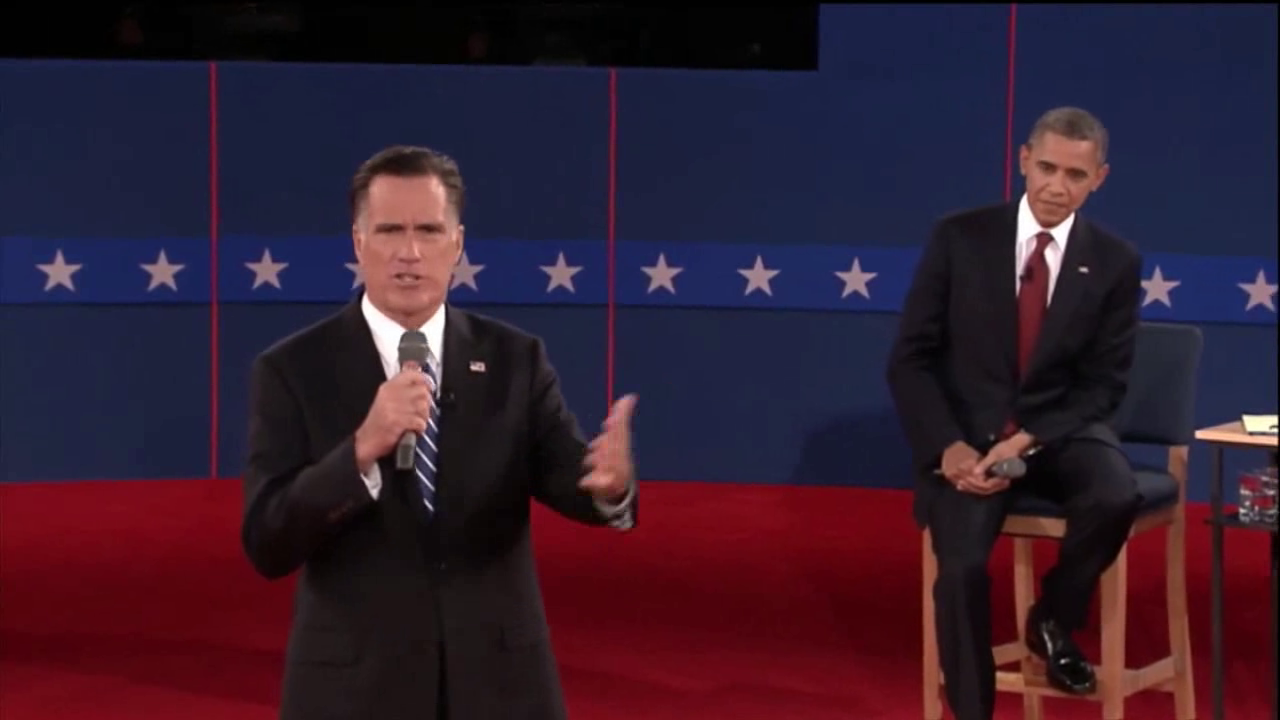
#> input picture frame 31 of p6_particle_filter/input/pres_debate.avi, 1280 x 720 px
$ python main_naive_tracking.py
#> lines starting #> are read from the running program, lines starting #| are printed output that depends on the picture
### p6_particle_filter/ps6_functions.py
#!/usr/bin/env python3
# -*- coding: utf-8 -*-
"""
Created on Wed Oct 10 10:30:10 2018

@author: jinzhao
"""
import cv2
import numpy as np

# [8 lines left out: function img_show, not called in this run]

def get_frame(video_path, idx_frame):
#> called with video_path = 'input/pres_debate.avi', idx_frame = 0
    cap = cv2.VideoCapture(video_path)

    n_frame = int(cap.get(cv2.CAP_PROP_FRAME_COUNT))
    if idx_frame >= n_frame:
        raise ValueError('Invalid frame index!')

    count = 0
    while(True):
        ret, frame = cap.read()
#> frame is the input picture: shape (720, 1280, 3); mean B, G, R 46.7, 29.3, 51.1
        if count == idx_frame:
            return frame
        count += 1

def load_file(file_name):
#> called with file_name = 'input/pres_debate.txt'
    file = open(file_name, 'r')
#> (reads p6_particle_filter/input/pres_debate.txt from the repository)
    pos = np.float64(file.readline().strip().split())
    size = np.float64(file.readline().strip().split())
    file.close()
    pos = pos.astype('int64')
    size = size.astype('int64')
    x_min, y_min = pos
    size_x, size_y = size
    return x_min, y_min, size_x, size_y

# [34 lines left out: functions draw_bounding_box, visualize_frame_naive, visualize_frame, not called in this run]


# ------ ------ ------ ------ ------ ------ ------ ------ ------ ------ ------ ------ ------ ------ ------
class Particle:
    def __init__(self, state, weight):
        self.state = state
        self.weight = weight
    def normalize_weight(self, sum_weight):
        self.weight /= sum_weight

class ParticleTracker:
    def __init__(self, model, sample_space, std_control=10, n_particles=100, std_MSE=20, alpha = 0):
        self.model = model
        self.sample_space = sample_space

        self.std_control = std_control
        self.n_particles = n_particles
        self.std_MSE = std_MSE
        self.alpha = alpha

        self.init_particles()

    def init_particles(self):
        self.S = [0] * self.n_particles
        x_min, y_min, x_max, y_max = self.sample_space # Caution the order
        for i in range(self.n_particles):
            state = np.array([[np.random.uniform(x_min, x_max)], \
                     [np.random.uniform(y_min, y_max)]])
            weight = 1 / self.n_particles
            particle = Particle(state, weight)
            self.S[i] = particle

    def update(self, frame): # refer to the slide
        S_tmp = [0] * self.n_particles # will store the updated particle temporarily
        sum_weight = 0
        for i in range(self.n_particles):
            idx_particle = self.particle_resample()
            state = self.particle_control(idx_particle, frame)
            weight = self.compute_importance_weight(state, frame)
            sum_weight += weight
            S_tmp[i] = Particle(state, weight)
        for i in range(self.n_particles):
            particle = S_tmp[i]
            particle.normalize_weight(sum_weight) # Keep state but normalize the weight
            self.S[i] = particle
        if self.alpha != 0: # This condition is trivial. I put here just for future reference
            self.update_appearance_model(frame)
    def particle_resample(self):
        # Roulette wheel selection
        rand_weight = np.random.random_sample() # Return random floats in [0.0, 1.0)
        sum_weight = 0
        for idx in range(self.n_particles):
            particle = self.S[idx]
            sum_weight += particle.weight
            if sum_weight > rand_weight:
                return idx

    def particle_control(self, idx_particle, frame):
        noise = np.random.normal(0, self.std_control, (2, 1))
        particle = self.S[idx_particle]
        state = particle.state + noise

        state[0, 0] = np.clip(state[0, 0], 0, frame.shape[1])
        state[1, 0] = np.clip(state[1, 0], 0, frame.shape[0])
        state = state.astype('int64')

        return state

    def compute_importance_weight(self, state, frame):
        size_y, size_x = self.model.shape

        x_start = state[0, 0]-size_x//2
        y_start = state[1, 0]-size_y//2
        x_end = x_start + size_x
        y_end = y_start + size_y

        particle_patch = frame[y_start : y_end, x_start : x_end]

        if particle_patch.shape != self.model.shape:
            return 0
        else:
            MSE = np.mean((self.model - particle_patch)**2)
            weight = np.exp( - MSE / (2*self.std_MSE**2) )
            return weight

    # [24 lines left out: functions update_appearance_model, determine_best_state, not called in this run]

    def determine_weightedSum_state(self):
        best_state = np.zeros((2, 1))
        for i in range(self.n_particles):
            best_state += self.S[i].state * self.S[i].weight
        best_state = best_state.astype('int64')

        return best_state

    def compute_spreadOfDistribution(self):
        opt_state = self.determine_weightedSum_state()
        std = 0
        for i in range(self.n_particles):
            std += self.S[i].weight * np.linalg.norm(self.S[i].state - opt_state)

        return std

    def visualize_frame(self, frame):
        #opt_state = self.determine_best_state()
        opt_state = self.determine_weightedSum_state()
        std = self.compute_spreadOfDistribution()
        #1. Draw particles
        for particle in self.S:
            cv2.circle(frame, (particle.state[0], particle.state[1]), 1, (255, 0, 0), -1)

        #2. Draw the bounding box with weighted sum (optimal) particle
        size_y, size_x = self.model.shape
        x_start = opt_state[0] - size_x//2
        y_start = opt_state[1] - size_y//2

        cv2.circle(frame, (opt_state[0], opt_state[1]), 2, (0, 0, 255), -1)
        cv2.rectangle(frame, (x_start, y_start), (x_start+size_x, y_start+size_y), (0, 255, 0), 3) # UL corner -- DR corner

        #3. Draw the spread of the distribution
        cv2.circle(frame, (opt_state[0], opt_state[1]), int(std), (255, 255, 255), 0)

        return frame

# ------ ------ ------ ------ ------ ------ ------ ------ ------ ------ ------ ------
# [15 lines left out: function compare_hist, not called in this run]

class ParticleTracker_MSL:
    # [137 lines left out: functions __init__, init_particles, update, particle_resample, particle_control, compute_importance_weight and 5 more, not called in this run]


### p6_particle_filter/main_naive_tracking.py
#!/usr/bin/env python3
# -*- coding: utf-8 -*-
"""
Created on Wed Oct 10 09:30:37 2018

@author: jinzhao
"""

import cv2
import numpy as np
from ps6_functions import *
import time

if __name__ == "__main__":
    video_path = 'input/pres_debate.avi'
    cap = cv2.VideoCapture(video_path)

    # 1-a-1
    # ------------------------------------------------------------------------
    frame_init_rgb = get_frame(video_path, 0)
    x_start, y_start, size_x, size_y = load_file('input/pres_debate.txt')
    frame_draw = cv2.rectangle(frame_init_rgb, (x_start, y_start), (x_start+size_x, y_start+size_y), (0, 255, 0), 3) # UL corner -- DR corner
    #img_show([frame_draw])
    #cv2.imwrite('output/ps6-1-a-1.png', frame_draw[y_start:y_start+size_y, x_start:x_start+size_x])

    # 1-a-2,3,4
    # ------------------------------------------------------------------------
    frame_init = cv2.cvtColor(frame_init_rgb, cv2.COLOR_BGR2GRAY).astype('float64')
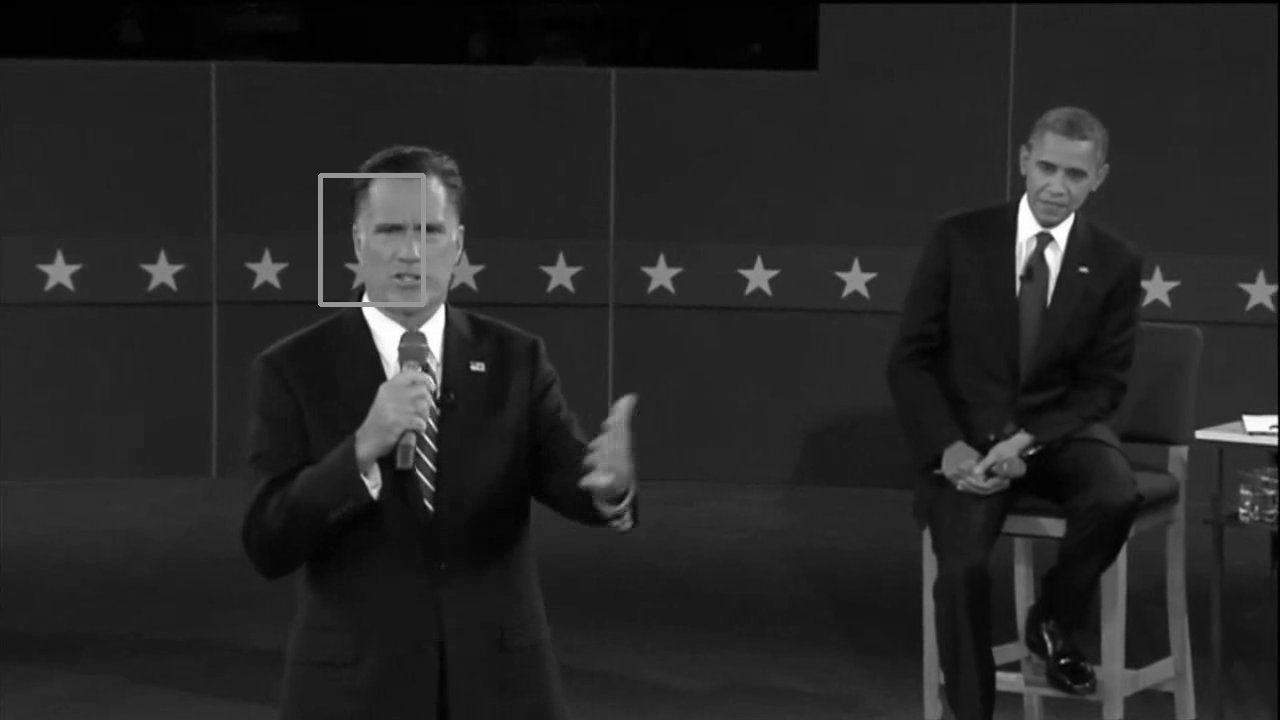
#> frame_init: shape (720, 1280) float64; min 0, max 255, mean 37.9
    model = frame_init[y_start:y_start+size_y, x_start:x_start+size_x]
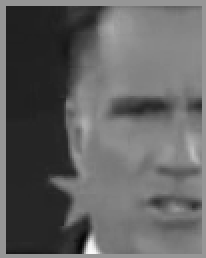
#> model: shape (129, 103) float64 (shown 2 times larger); min 5, max 250, mean 98.3

    width = cap.get(cv2.CAP_PROP_FRAME_WIDTH)
    height = cap.get(cv2.CAP_PROP_FRAME_HEIGHT)
    sample_space = (0, 0, width, height)

    #out = cv2.VideoWriter("output.avi", cv2.VideoWriter_fourcc(*"MJPG"), 30, (int(width), int(height)))
    tracker = ParticleTracker(model, sample_space)
    count = 0
    while(cap.isOpened()):
        ret, frame_rgb = cap.read()
        frame_gray = cv2.cvtColor(frame_rgb, cv2.COLOR_BGR2GRAY).astype('float64')
        if not ret:
            break # unsuccessful reading

        tracker.update(frame_gray)
#> the loop in update, `for i in range(self.n_particles):` made 100 passes
#> pass 1, in compute_importance_weight, `particle_patch = frame[y_start : y_end, x_start : x_end]`:
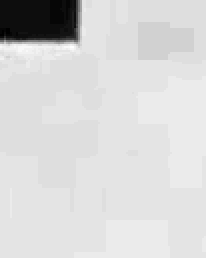
#> particle_patch: shape (129, 103) float64 (shown 2 times larger); min 1, max 40, mean 33.8; drawn with min black and max white
#> pass 3, in compute_importance_weight (call 3), `particle_patch = frame[y_start : y_end, x_start : x_end]`:
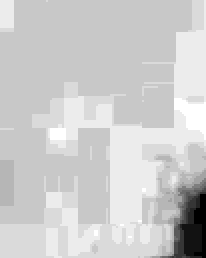
#> particle_patch: shape (129, 103) float64 (shown 2 times larger); min 26, max 40, mean 37.2; drawn with min black and max white
        frame_draw = tracker.visualize_frame(frame_rgb)
#> the loop in visualize_frame, `for particle in self.S:` made 1 pass
#> (the run stopped early here; a loop or call above may not have finished)
